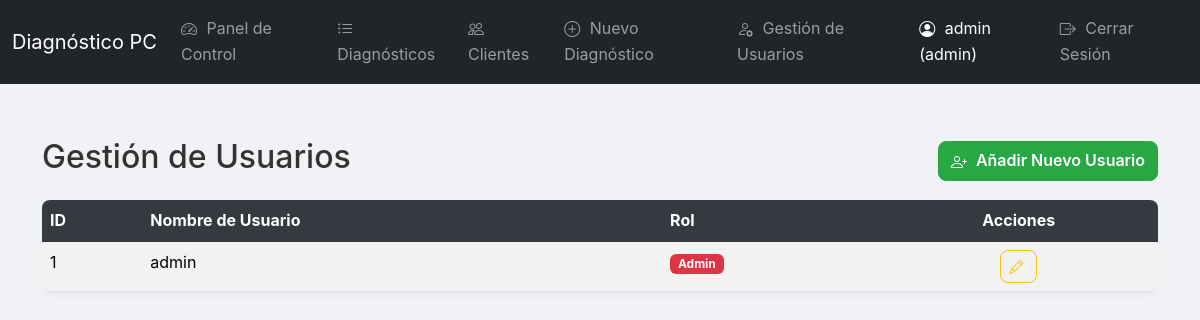
The app's page /users (signed in) with its own data.
### tables this page shows
CREATE TABLE users (
            id INTEGER PRIMARY KEY AUTOINCREMENT,
            username TEXT UNIQUE NOT NULL,
            password_hash TEXT NOT NULL,
            role TEXT DEFAULT 'user' -- 'admin' o 'user'
        );

### app.py (the view)
@app.route('/users')
@login_required
@role_required('admin')
def listar_usuarios():
    db = get_db()
    users = db.execute('SELECT id, username, role FROM users ORDER BY username ASC').fetchall()
    db.close()
    return render_template('listar_usuarios.html', users=users)

### app.py (called while the page is built)
@app.before_request
def load_logged_in_user():
    user_id = session.get('user_id')
    if user_id is None:
        g.user = None
    else:
        db = get_db()
        g.user = db.execute(
            'SELECT * FROM users WHERE id = ?', (user_id,)
        ).fetchone()
        db.close()

def login_required(view):
    @wraps(view)
    def wrapped_view(**kwargs):
        if g.user is None:
            flash('Debes iniciar sesión para acceder a esta página.', 'warning')
            return redirect(url_for('login'))
        return view(**kwargs)
    return wrapped_view

def role_required(required_role):
    def decorator(view):
        @wraps(view)
        def wrapped_view(**kwargs):
            if not g.user:
                flash('Debes iniciar sesión para acceder a esta página.', 'warning')
                return redirect(url_for('login'))
            user_role = g.user['role'].lower() if g.user['role'] else 'user'
            if user_role != required_role.lower():
                flash(f'No tienes permiso para acceder a esta funcionalidad. Solo los usuarios con rol "{required_role}" pueden hacerlo.', 'danger')
                return redirect(url_for('index'))
            return view(**kwargs)
        return wrapped_view
    return decorator

### database.py (called while the page is built)
def get_db():
    conn = sqlite3.connect(DATABASE)
    conn.row_factory = sqlite3.Row
    return conn

### templates/listar_usuarios.html (shortened to what this page needs)
{% extends 'base.html' %}
{% block content %}
<div class="d-flex justify-content-between align-items-center mb-3">
    <h2>Gestión de Usuarios</h2>
    <div>
        <a href="{{ url_for('add_user') }}" class="btn btn-success">
            <i class="bi bi-person-plus"></i> Añadir Nuevo Usuario
        </a>
    </div>
</div>
{% if users %}
<div class="table-responsive">
    <table class="table table-striped table-hover">
        <thead class="table-dark">
            <tr>
                <th>ID</th>
                <th>Nombre de Usuario</th>
                <th>Rol</th>
                <th class="text-center">Acciones</th>
            </tr>
        </thead>
        <tbody>
            {% for user in users %}
            <tr>
                <td>{{ user.id }}</td>
                <td>{{ user.username }}</td>
                <td><span class="badge bg-{% if user.role == 'admin' %}danger{% else %}primary{% endif %}">{{ user.role.capitalize() }}</span></td>
                <td class="text-center">
                    <div class="btn-group" role="group" aria-label="Acciones de Usuario">
                        <a href="{{ url_for('edit_user', user_id=user.id) }}" class="btn btn-sm btn-outline-warning" title="Editar Usuario">
                            <i class="bi bi-pencil"></i>
                        </a>
                    </div>
                </td>
            </tr>
            {% endfor %}
        </tbody>
    </table>
</div>
{% else %}
<div class="alert alert-info" role="alert">
    No se encontraron usuarios.
</div>
{% endif %}
{% endblock %}

### templates/base.html (shortened to what this page needs)
<!DOCTYPE html>
<html lang="es">
<head>
    <link href="https://cdn.jsdelivr.net/npm/bootstrap@5.3.3/dist/css/bootstrap.min.css" rel="stylesheet">
    <link rel="stylesheet" href="https://cdn.jsdelivr.net/npm/bootstrap-icons@1.11.3/font/bootstrap-icons.min.css">
    <link rel="stylesheet" href="{{ url_for('static', filename='../css/style.css') }}">
</head>
<body>
    <nav class="navbar navbar-expand-lg navbar-dark bg-dark">
        <div class="container-fluid">
            <a class="navbar-brand" href="{{ url_for('index') }}">Diagnóstico PC</a>
            <div class="collapse navbar-collapse" id="navbarNav">
                <ul class="navbar-nav me-auto mb-2 mb-lg-0">
                    {% if g.user %}
                        <li class="nav-item">
                            <a class="nav-link" href="{{ url_for('dashboard') }}">
                                <i class="bi bi-speedometer2"></i> Panel de Control
                            </a>
                        </li>
                        <li class="nav-item">
                            <a class="nav-link" href="{{ url_for('listar_diagnosticos') }}">
                                <i class="bi bi-list-ul"></i> Diagnósticos
                            </a>
                        </li>
                        <li class="nav-item">
                            <a class="nav-link" href="{{ url_for('listar_clientes') }}">
                                <i class="bi bi-people"></i> Clientes
                            </a>
                        </li>
                        <li class="nav-item">
                            <a class="nav-link" href="{{ url_for('iniciar_diagnostico') }}">
                                <i class="bi bi-plus-circle"></i> Nuevo Diagnóstico
                            </a>
                        </li>
                        {% if g.user.role.lower() == 'admin' %}
                        <li class="nav-item">
                            <a class="nav-link" href="{{ url_for('listar_usuarios') }}">
                                <i class="bi bi-person-gear"></i> Gestión de Usuarios
                            </a>
                        </li>
                        {% endif %}
                    {% endif %}
                </ul>
                <ul class="navbar-nav">
                    {% if g.user %}
                        <li class="nav-item">
                            <span class="nav-link text-white">
                                <i class="bi bi-person-circle"></i> {{ g.user.username }} ({{ g.user.role }})
                            </span>
                        </li>
                        <li class="nav-item">
                            <a class="nav-link" href="{{ url_for('logout') }}">
                                <i class="bi bi-box-arrow-right"></i> Cerrar Sesión
                            </a>
                        </li>
                    {% else %}
                        <li class="nav-item">
                            <a class="nav-link" href="{{ url_for('login') }}">
                                <i class="bi bi-box-arrow-in-right"></i> Iniciar Sesión
                            </a>
                        </li>
                    {% endif %}
                </ul>
            </div>
        </div>
    </nav>
    <div class="container mt-4">
        {% block content %}{% endblock %}
    </div>
</body>
</html>

### static/css/style.css (style rules this page uses)
body { font-family: 'Inter', sans-serif; background-color: #f0f2f5; color: #333; line-height: 1.6; }
.container { padding-top: 30px; padding-bottom: 30px; }
.table { border-radius: 0.5rem; overflow: hidden; box-shadow: 0 2px 8px rgba(0, 0, 0, 0.05); }
.table thead th { background-color: #343a40; color: #ffffff; border-bottom: none; }
.table-striped tbody tr:nth-of-type(odd) { background-color: rgba(0, 0, 0, 0.03); }
.btn { border-radius: 0.5rem; font-weight: 600; transition: all 0.2s ease-in-out; }
.btn-success { background-color: #28a745; border-color: #28a745; }
.bi { vertical-align: middle; margin-right: 5px; }

### records on screen
users: user.username "admin", user.role "admin", id "1", username "admin", role "Admin"
